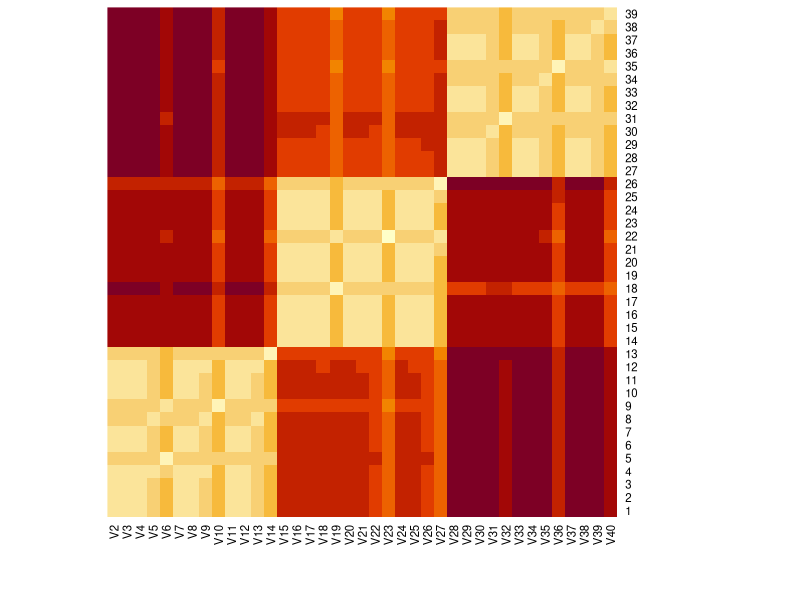

Here is the R script that generated this plot: (Note: this script raises an error after producing the figure.)
## ---- chunk 1
knitr::opts_chunk$set(echo = TRUE)
## ---- chunk 2
geodist <- read.table("Rabi_geodist_matrix.txt", sep='\t', stringsAsFactors = FALSE)
geodist <- sapply(geodist[2:40, 2:40], as.numeric)
heatmap(geodist, Rowv = NA, Colv = NA)
## ---- chunk 3
knitr::include_graphics("networks.png")
## ---- chunk 4
knitr::include_graphics("test_demo_setsizes.png")
## ---- chunk 5
knitr::include_graphics("test2_demo_setsizes.png")
## ---- chunk 6
knitr::include_graphics("test_demo_Difference_samples.png")
## ---- chunk 7
knitr::include_graphics("test_demo_closeness.png")
## ---- chunk 8
knitr::include_graphics("test_demo_graph_properties.png")
## ---- chunk 9
stats <- read.csv('test_set_stats.csv')
knitr::kable(head(stats))
